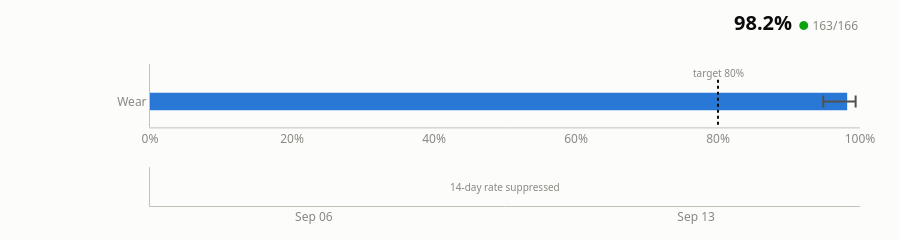

Notebook cell for this chart:
### Code cell
cards["wear"]

### Figure 1 — Plotly figure (JSON) as saved in the notebook; plotly's stock layout.template omitted (floating-point values rounded to 4 significant figures)
{"data": [{"error_x": {"array": [0.01191], "arrayminus": [0.03371], "color": "#52514e", "symmetric": false, "thickness": 2, "type": "data", "width": 6}, "hovertemplate": "<b>Wear</b><br>value %{x:.1%}<br>95% CI 94.8%-99.4%<br>163/166 · 14 participants<extra></extra>", "marker": {"color": "#2a78d6", "line": {"width": 0}}, "orientation": "h", "showlegend": false, "type": "bar", "width": 0.34, "x": [0.9819], "xaxis": "x", "y": ["Wear"], "yaxis": "y"}, {"connectgaps": false, "hovertemplate": "Wear<br>%{x|%b %d}: %{y:.0%}<extra></extra>", "line": {"color": "#2a78d6", "shape": "spline", "smoothing": 0.6, "width": 2}, "mode": "lines", "name": "Wear", "showlegend": false, "type": "scatter", "x": ["2026-09-03", "2026-09-04", "2026-09-05", "2026-09-06", "2026-09-07", "2026-09-08", "2026-09-09", "2026-09-10", "2026-09-11", "2026-09-12", "2026-09-13", "2026-09-14", "2026-09-15", "2026-09-16"], "xaxis": "x2", "y": [null, null, null, null, null, null, null, null, null, null, null, null, null, null], "yaxis": "y2"}], "layout": {"annotations": [{"font": {"color": "#898781", "size": 10}, "showarrow": false, "text": "target 80%", "x": 0.8, "xref": "x", "y": 0.55, "yref": "y"}, {"font": {"color": "#0b0b0b", "family": "system-ui, -apple-system, \"Segoe UI\", sans-serif", "size": 12}, "showarrow": false, "text": "<b style='font-size:20px'>98.2%</b>  <span style='color:#0ca30c'>●</span> <span style='color:#898781'>163/166</span>", "x": 1, "xanchor": "right", "xref": "paper", "y": 1, "yanchor": "bottom", "yref": "paper", "yshift": 26}, {"font": {"color": "#898781", "size": 10}, "showarrow": false, "text": "14-day rate suppressed", "x": 0.5, "xref": "x2 domain", "y": 0.5, "yref": "y2 domain"}], "bargap": 0.5, "font": {"color": "#52514e", "family": "system-ui, -apple-system, \"Segoe UI\", sans-serif", "size": 12}, "height": 210, "hoverlabel": {"bgcolor": "#fcfcfb", "font": {"color": "#0b0b0b", "family": "system-ui, -apple-system, \"Segoe UI\", sans-serif"}}, "legend": {"font": {"color": "#52514e", "size": 10}, "orientation": "h", "x": 0, "y": -0.34}, "margin": {"b": 34, "l": 150, "r": 40, "t": 64}, "paper_bgcolor": "#fcfcfb", "plot_bgcolor": "#fcfcfb", "shapes": [{"line": {"color": "#0b0b0b", "dash": "dot", "width": 2}, "type": "line", "x0": 0.8, "x1": 0.8, "xref": "x", "y0": -0.45, "y1": 0.45, "yref": "y"}], "showlegend": false, "title": {}, "xaxis": {"anchor": "y", "domain": [0, 1], "linecolor": "#c3c2b7", "range": [0, 1], "showgrid": false, "tickfont": {"color": "#898781"}, "tickformat": ".0%", "zeroline": false}, "xaxis2": {"anchor": "y2", "domain": [0, 1], "linecolor": "#c3c2b7", "nticks": 4, "showgrid": false, "showticklabels": true, "tickfont": {"color": "#898781"}, "tickformat": "%b %d", "zeroline": false}, "yaxis": {"anchor": "x", "domain": [0.5536, 1], "linecolor": "#c3c2b7", "showgrid": false, "showticklabels": true, "tickfont": {"color": "#898781", "size": 12}, "zeroline": false}, "yaxis2": {"anchor": "x2", "domain": [0, 0.2736], "linecolor": "#c3c2b7", "range": [0, 1], "showgrid": false, "showticklabels": false, "tickfont": {"color": "#898781"}, "zeroline": false}}}
